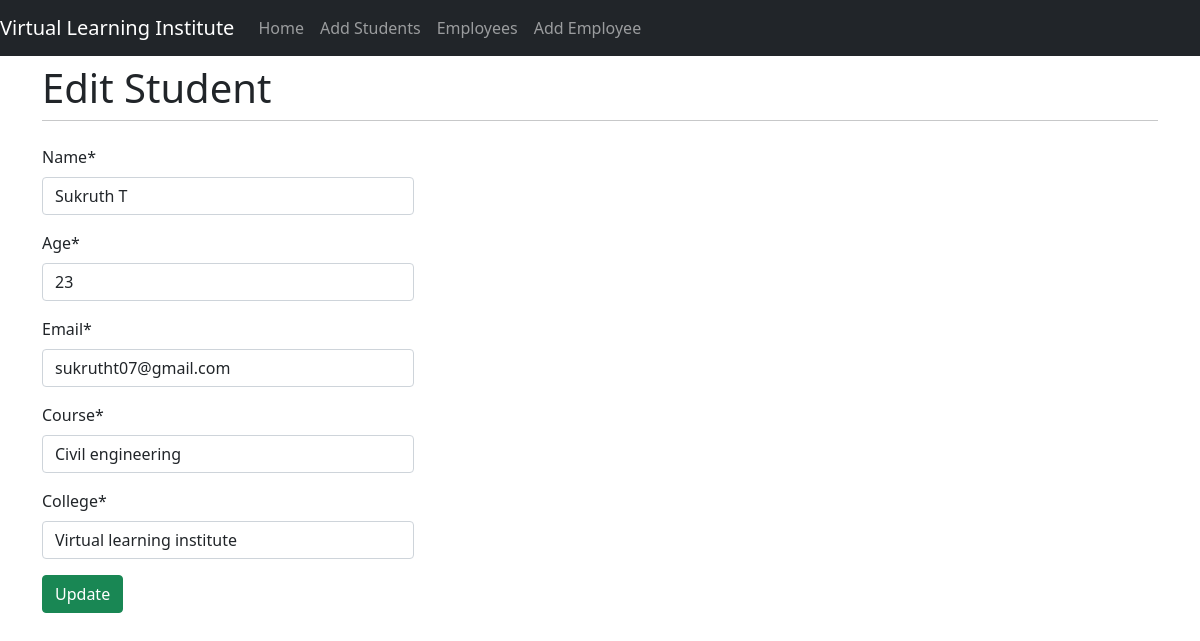
The page /edit/5/ on the database its author committed.
### students/models.py (models this page shows, shortened)
class Student(models.Model):
    name = models.CharField(max_length=100, validators=[validate_name])
    age = models.IntegerField(validators=[MinValueValidator(0), MaxValueValidator(120)])
    email = models.EmailField(validators=[EmailValidator()])
    course = models.CharField(max_length=100, validators=[validate_course])
    college = models.CharField(max_length=100, validators=[validate_college])

### students/views.py (the view)
# urls.py: path('edit/<int:id>/', views.student_edit, name='student_edit'),
def student_edit(request, id):
    student = get_object_or_404(Student, id=id)
    if request.method == 'POST':
        form = StudentForm(request.POST, instance=student)
        if form.is_valid():
            form.save()
            return redirect('student_list')
    else:
        form = StudentForm(instance=student)
    return render(request, 'students/student_form.html', {'form': form, 'edit': True})

### students/forms.py
class StudentForm(forms.ModelForm):
    class Meta:
        model = Student
        fields = ['name', 'age', 'email', 'course', 'college']

### students/templates/students/student_form.html (shortened to what this page needs)
{% extends 'students/base.html' %}
{% load crispy_forms_tags %}
{% block content %}
    <h1 class="mt-2">
        {% block title %}
            {% if edit %}
                Edit Student
            {% else %}
                Add Student
            {% endif %}
        {% endblock %}
    </h1>
    <hr class="mt-0 mb-4">
    <div class="col-4">
        <form method="post" novalidate>
            {{ form | crispy}}
            {% if edit %}
                <button type="submit" class="btn btn-success">Update</button>
            {% else %}
                <button type="submit" class="btn btn-success">Submit</button>
            {% endif %}
        </form>
    </div>
{% endblock %}

### rows shown on the page
Student: name "Sukruth T", age "23", email "sukrutht07@gmail.com", course "Civil engineering", college "Virtual learning institute"
